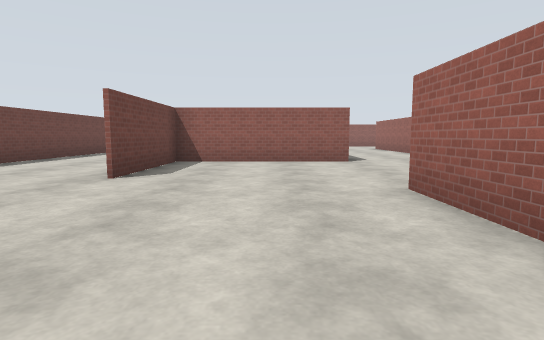
view 1 (above)

20 first-person views from a walk through a world built for the Gazebo simulator. The camera is 1.2 m above the floor, tilts 6° down and sees 80° across. The floor is counted in squares, 2 m on a side. Each view is taken from the middle of a square. On the plan, view 1 faces up. The plan holds only what a view shows up to about 9 squares ahead; the rest is blank. Gazebo's built-in surfaces are drawn with simple patterns.

view 2
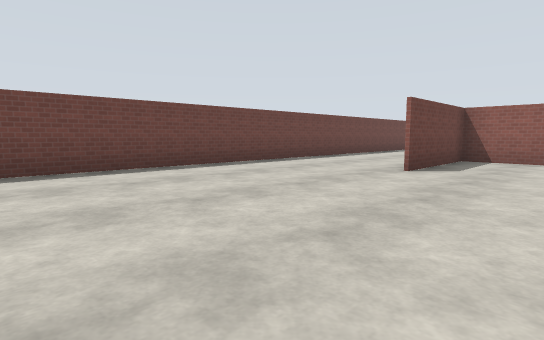

view 3
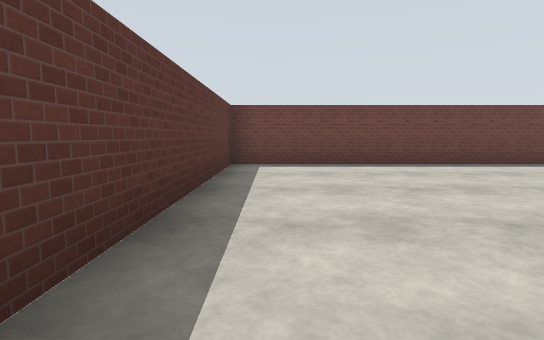

view 4
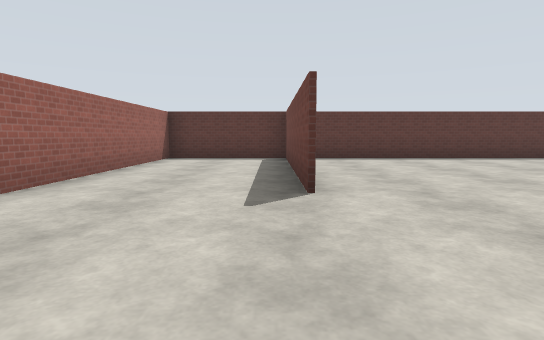

view 5
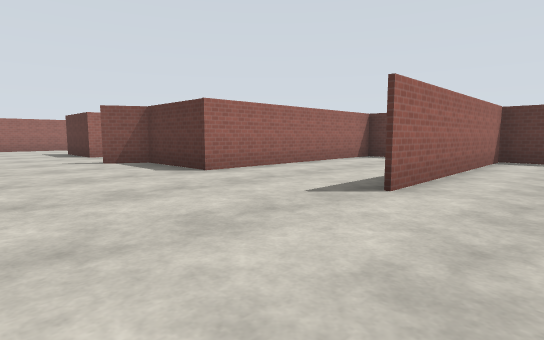

view 6
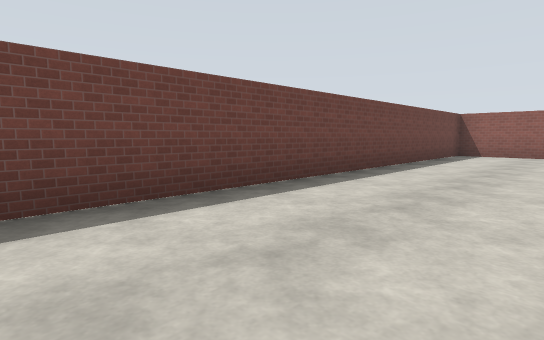

view 7
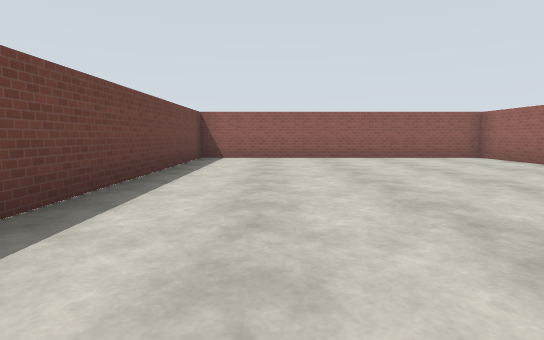

view 8
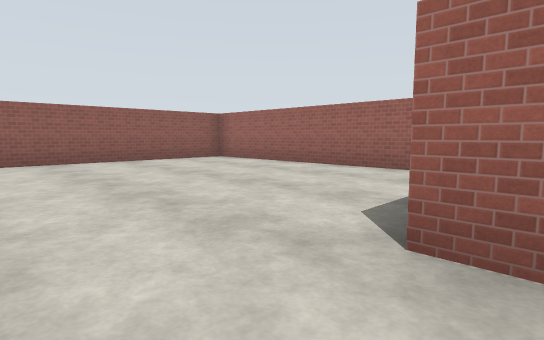

view 9
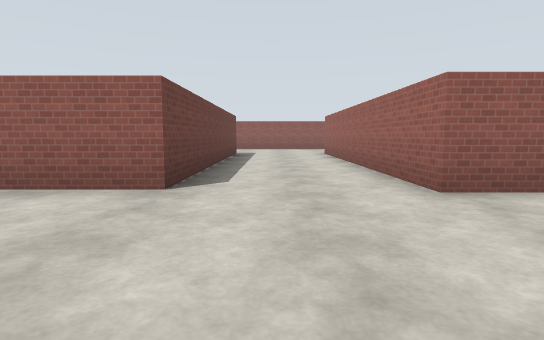

view 10
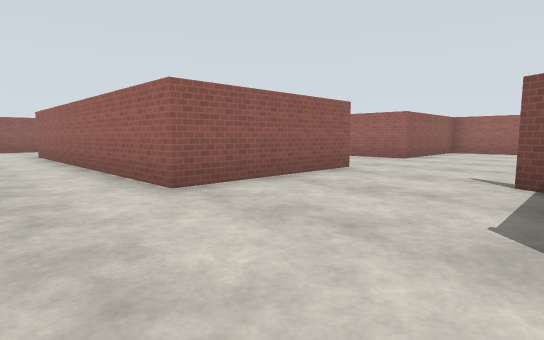

view 11
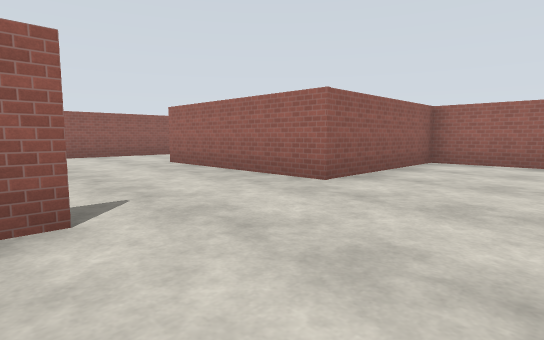

view 12
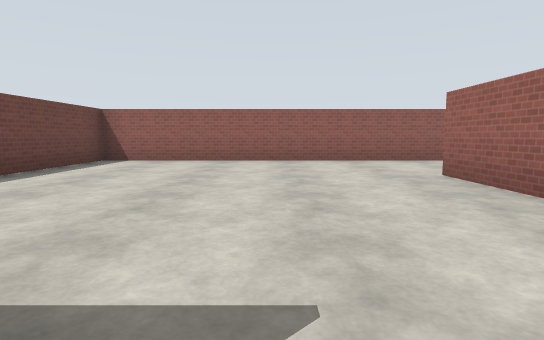

view 13
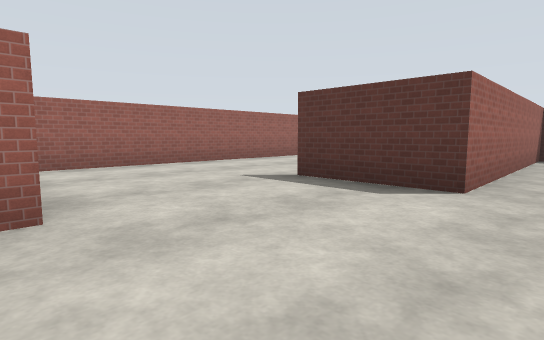

view 14
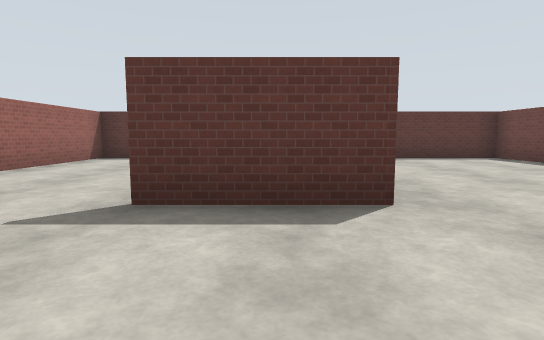

view 15
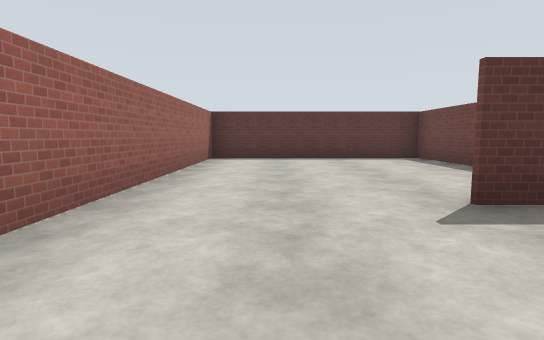

view 16
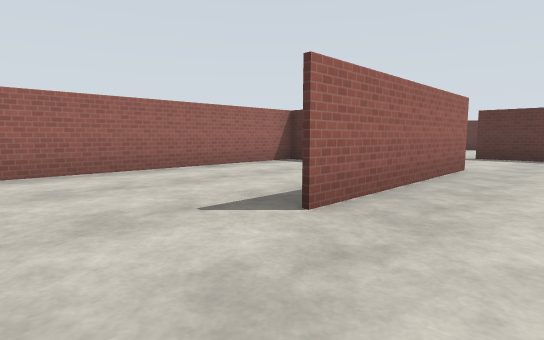

view 17
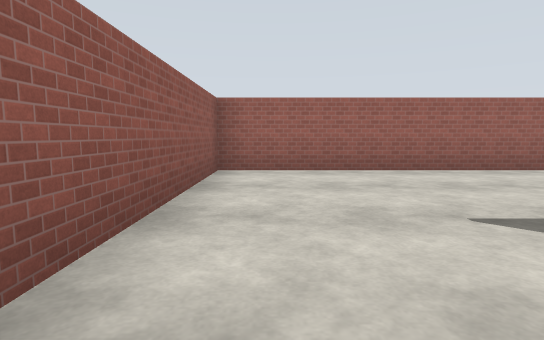

view 18
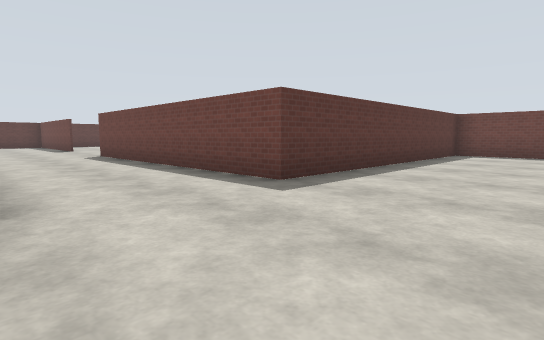

view 19
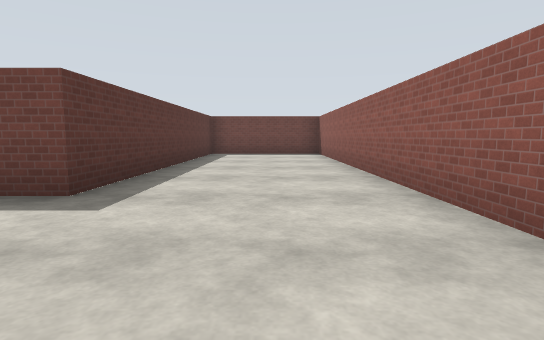

view 20
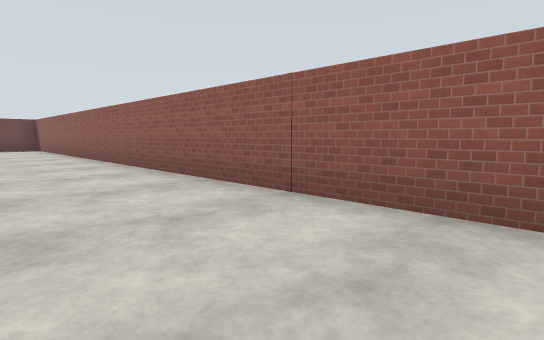

### Floor plan
Ten units are one square. View 1 is at (0, 0); x grows to the right and y downward. Boxes are objects, and circles mark ways between rooms. Rooms are numbered by the first view taken in them; rooms with no view inside come last. Other rooms are left out.
<svg viewBox="-65 -191 227 215">
<path fill="none" stroke="#000" d="M-23 -70 -23 -78M18 -76 -22 -76 -22 -45M16 -38 16 18M17 -92 17 -149 -60 -149M15 18 15 -38M48 19 48 -38M-60 -151 -60 19 50 19M86 -74 48 -74M99 -42 123 -42M151 -77 156 -77M157 -76 116 -76 116 -120M100 -6 100 19M48 -38 71 -38 76 -47M97 19 156 19 156 -149 49 -149 49 -119M99 -186 -41 -186M48 -74 48 -150M-49 -150 18 -150 18 -76M-60 -171 -60 -151M49 2 49 19M50 19 76 19M99 19 99 -42"/>
<circle cx="45" cy="-55" r="3" fill="#2a7"/>
<circle cx="35" cy="-75" r="3" fill="#2a7"/>
<circle cx="40" cy="-60" r="3" fill="#2a7"/>
<circle cx="85" cy="-40" r="3" fill="#2a7"/>
<text x="-10" y="-60">1</text>
<text x="110" y="-80">2</text>
<text x="50" y="-160">3</text>
<text x="70" y="-10">4</text>
</svg>
Room 1 opens to room 2. Room 1 opens to room 3. Room 2 opens to room 3. Room 2 opens to room 4.

Where each view was taken, in squares from view 1:
view 1: 0 up, 0 right, facing up
view 2: 1 down, 0 right, facing up-left
view 3: 1 down, 1 right, facing left
view 4: 7 up, 2 right, facing down
view 5: 7 up, 0 right, facing down-right
view 6: 4 up, 3 left, facing up-left
view 7: 6 up, 4 left, facing up
view 8: 7 up, 4 left, facing up-right
view 9: 4 up, 3 right, facing up
view 10: 4 up, 3 right, facing up-right
view 11: 5 up, 8 right, facing up-right
view 12: 7 up, 9 right, facing up
view 13: 8 up, 9 right, facing down-right
view 14: 7 up, 11 right, facing down
view 15: 7 up, 14 right, facing down
view 16: 14 up, 10 right, facing down-right
view 17: 14 up, 10 right, facing right
view 18: 18 up, 5 right, facing down-left
view 19: 17 up, 5 right, facing left
view 20: 16 up, 10 right, facing up-left
